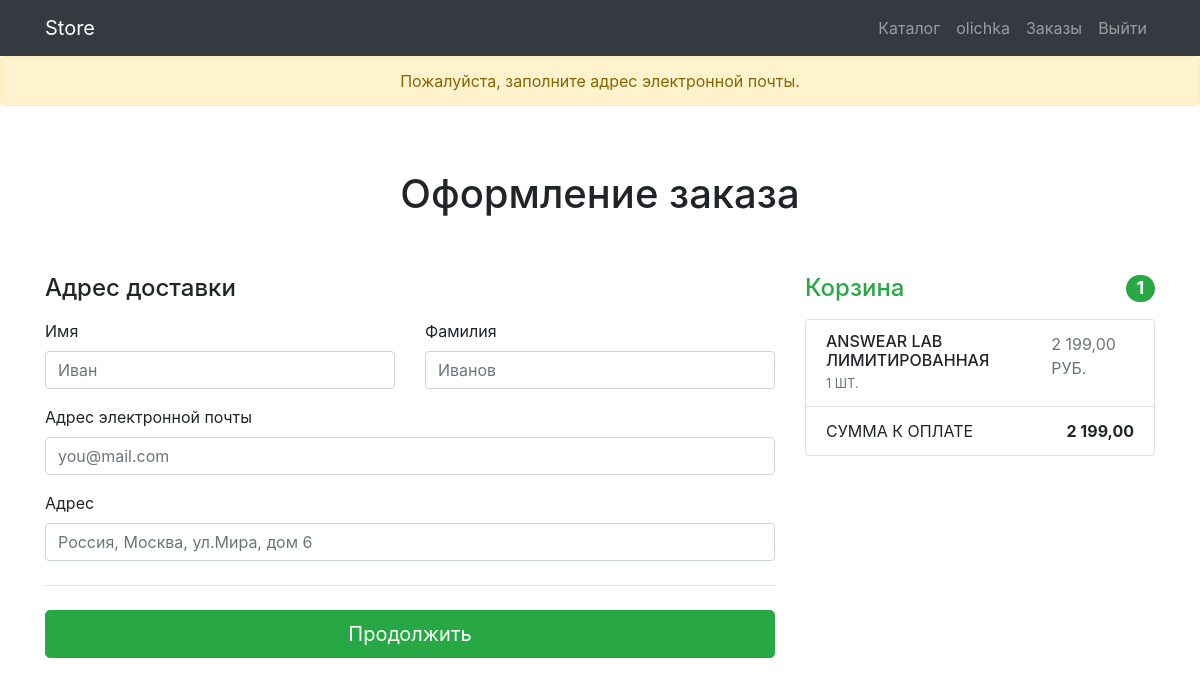
Screenshot of /orders/order-create/ (signed in) with the database file from the repository.
### users/models.py (models this page shows)
class User(AbstractUser):
    image = models.ImageField(upload_to='users_images', blank=True)
    is_verify_email = models.BooleanField(default=False, verbose_name='Подтверждение почты')

### products/models.py (models this page shows, shortened)
class Basket(models.Model):
    user = models.ForeignKey(User, on_delete=models.CASCADE)
    product = models.ForeignKey("Product", on_delete=models.CASCADE, verbose_name="товар")
    quantity = models.PositiveIntegerField(default=0, verbose_name="количество")
    create_database = models.DateTimeField(auto_now_add=True)
    objects = BasketQuerySet.as_manager()
    def sum(self):
        return self.quantity * self.product.price
    class Meta:
        verbose_name = "товар в корзине"
        verbose_name_plural = "Корзина"

class Product(models.Model):
    name = models.CharField(max_length=100, verbose_name="Название товара")
    image = models.ImageField(upload_to="products_images/", blank=True, verbose_name="Изображение")
    description = models.TextField(blank=True, verbose_name="Описание товара")
    prod_description = models.CharField(max_length=100, blank=True, verbose_name="Краткое описание")
    price = models.DecimalField(max_digits=8, decimal_places=2, default=0, verbose_name="Цена")
    quantity = models.PositiveIntegerField(default=0, verbose_name="Количество")
    category = models.ForeignKey(ProductCategory, on_delete=models.CASCADE, verbose_name="Категория")
    class Meta:
        verbose_name = "товар"
        verbose_name_plural = "Товары"

### orders/views.py (the view, shortened to what this page needs)
# urls.py: path('order-create/', OrderCreateView.as_view(), name='order-create'),
class OrderCreateView(CreateView):
    form_class = OrderForm
    template_name = 'orders/order-create.html'
    success_url = reverse_lazy('full-order')
    def get_context_data(self, **kwargs):
        context = super().get_context_data(**kwargs)
        context['title'] = "Store = Оформление заказа"
        return context

### orders/forms.py
class OrderForm(forms.ModelForm):
    class Meta:
        model = Order
        fields = ('first_name', 'last_name', 'email', 'address')
    first_name = forms.CharField(widget=forms.TextInput(attrs={'class': 'form-control', 'placeholder': "Иван"}))
    last_name = forms.CharField(widget=forms.TextInput(attrs={'class': 'form-control', 'placeholder': "Иванов"}))
    email = forms.CharField(widget=forms.TextInput(attrs={'class': 'form-control', 'placeholder': "you@mail.com"}))
    address = forms.CharField(widget=forms.TextInput(attrs={'class': 'form-control', 'placeholder': "Россия, Москва, ул.Мира, дом 6"}))

### products/context_processors.py (called while the page is built)
def baskets(request):
    user = request.user
    return {'baskets': Basket.objects.filter(user=user) if user.is_authenticated else []}

### products/models.py (called while the page is built)
    def total_sum(self):
        return sum(basket.sum() for basket in self)

    def total_quantity(self):
        return sum(basket.quantity for basket in self)

### orders/templates/orders/order-create.html (shortened to what this page needs)
{%extends 'products/base.html'%}
{%load static%}
{%load humanize%}
{%block css%}
<link href="{% static 'css/products.css'%}" rel="stylesheet">
{%endblock%}
{%block content%}
<section>
    <div class="alert alert-warning text-center" role="alert">
        Пожалуйста, заполните адрес электронной почты.
    </div>
    <div class="container">
        <div class="py-5 text-center">
            <h1>Оформление заказа</h1>
        </div>
        <div class="row g-5">
            <div class="col-md-5 col-lg-4 order-md-last">
                <h4 class="d-flex justify-content-between align-items-center mb-3">
                    <span class="text-success">Корзина</span>
                    <span class="badge badge-success badge-pill text-white">{{baskets.total_quantity}}</span>
                </h4>
                <ul class="list-group mb-3">
                    {%for basket in baskets%}
                    <li class="list-group-item d-flex justify-content-between lh-sm">
                        <div>
                            <h6 class="my-0">{{basket.product.name}}</h6>
                            <small class="text-muted">{{basket.quantity}} шт.</small>
                        </div>
                        <span class="text-muted">{{basket.sum|intcomma}} руб.</span>
                    </li>
                    {%endfor%}
                    <li class="list-group-item d-flex justify-content-between">
                        <span>Сумма к оплате</span>
                        <strong>{{baskets.total_sum|intcomma}}</strong>
                    </li>
                </ul>
            </div>
            <div class="col-md-7 col-lg-8">
                <h4 class="mb-3">Адрес доставки</h4>
                <form action="{%url 'order-create'%}" method="post">
                    <div class="row g-3">
                        <div class="col-sm-6">
                            <label for="{{form.first_name.id_for_label}}" class="form-label">Имя</label>
                            {{form.first_name}}
                        </div>
                        <div class="col-sm-6">
                            <label for="{{form.last_name.id_for_label}}" class="form-label">Фамилия</label>
                            {{form.last_name}}
                        </div>
                        <div class="col-12 mt-3">
                            <label for="{{form.email.id_for_label}}" class="form-label">Адрес электронной почты</label>
                            {{form.email}}
                        </div>
                        <div class="col-12 mt-3">
                            <label for="{{form.address.id_for_label}}" class="form-label">Адрес</label>
                            {{form.address}}
                        </div>
                    </div>
                    <hr class="my-4">
                    <button class="w-100 btn btn-success btn-lg">Продолжить</button>
                </form>
            </div>
        </div>
    </div>
</section>
{%endblock%}

### products/templates/products/base.html (shortened to what this page needs)
<!DOCTYPE html>
{%load static%}
<html lang="en">
<head>
    <link href="{% static 'vendor/bootstrap/css/bootstrap.min.css'%}" rel="stylesheet">
    {%block css%}{%endblock%}
</head>
<body>
<nav class="navbar navbar-expand-lg navbar-dark bg-dark fixed-top">
    <div class="container">
        <a class="navbar-brand" href="{%url 'index'%}">Store</a>
        <div class="collapse navbar-collapse" id="navbarResponsive">
            <ul class="navbar-nav ml-auto">
                <li class="nav-item">
                    <a class="nav-link" href="{%url 'products'%}">Каталог  </a>
                </li>
                {%if user.is_authenticated%}
                <li class="nav-item">
                    <a class="nav-link" href="{%url 'profile'%}">{{user.username}}
                    </a>
                </li>
                <li class="nav-item">
                    <a class="nav-link" href="{%url 'orders-list'%}">Заказы </a>
                </li>
                <li class="nav-item">
                    <a class="nav-link" href="{%url 'logout'%}">Выйти </a>
                </li>
                {%else%}
                <li class="nav-item">
                    <a class="nav-link" href="{%url 'login'%}">Войти <i class="fas fa-sign-in-alt"></i></a>
                </li>
                {%endif%}
            </ul>
        </div>
    </div>
</nav>
{%block content%}
{%endblock%}
</body>
</html>

### products/static/css/products.css (style rules this page uses)
body { padding-top: 56px; }
a { color: #008819; }
.list-group-item { text-transform: uppercase; }

### rows the page displays
User: username "olichka"
Basket: total_quantity "1", product.name "ANSWEAR LAB ЛИМИТИРОВАННАЯ", quantity "1", sum "2 199,00", total_sum "2 199,00"
